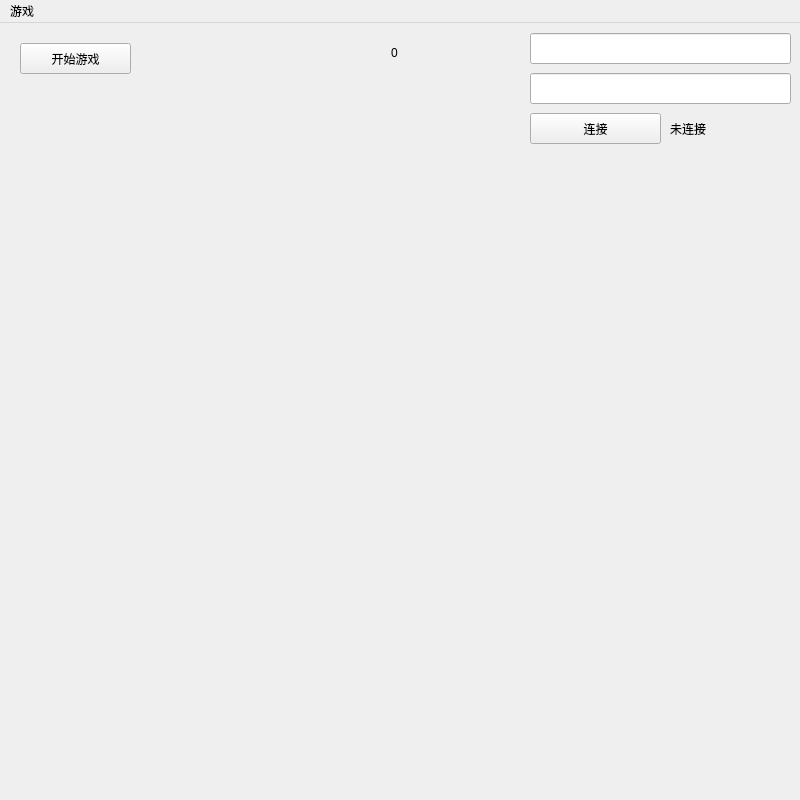
<?xml version="1.0" encoding="UTF-8"?>
<ui version="4.0">
 <class>MainWindow</class>
 <widget class="QMainWindow" name="MainWindow">
  <property name="geometry">
   <rect>
    <x>0</x>
    <y>0</y>
    <width>800</width>
    <height>800</height>
   </rect>
  </property>
  <property name="windowTitle">
   <string>MainWindow</string>
  </property>
  <widget class="QWidget" name="centralwidget">
   <widget class="QLineEdit" name="ipEdit">
    <property name="geometry">
     <rect>
      <x>530</x>
      <y>10</y>
      <width>261</width>
      <height>31</height>
     </rect>
    </property>
   </widget>
   <widget class="QLineEdit" name="portEdit">
    <property name="geometry">
     <rect>
      <x>530</x>
      <y>50</y>
      <width>261</width>
      <height>31</height>
     </rect>
    </property>
   </widget>
   <widget class="QPushButton" name="btnConnect">
    <property name="geometry">
     <rect>
      <x>530</x>
      <y>90</y>
      <width>131</width>
      <height>31</height>
     </rect>
    </property>
    <property name="text">
     <string>连接</string>
    </property>
   </widget>
   <widget class="QLabel" name="connectionStatus">
    <property name="geometry">
     <rect>
      <x>670</x>
      <y>90</y>
      <width>121</width>
      <height>31</height>
     </rect>
    </property>
    <property name="text">
     <string>未连接</string>
    </property>
   </widget>
   <widget class="QPushButton" name="btnStartGame">
    <property name="geometry">
     <rect>
      <x>20</x>
      <y>20</y>
      <width>111</width>
      <height>31</height>
     </rect>
    </property>
    <property name="text">
     <string>开始游戏</string>
    </property>
   </widget>
   <widget class="QLabel" name="scoreLabel">
    <property name="geometry">
     <rect>
      <x>360</x>
      <y>20</y>
      <width>69</width>
      <height>19</height>
     </rect>
    </property>
    <property name="text">
     <string>0</string>
    </property>
    <property name="alignment">
     <set>Qt::AlignCenter</set>
    </property>
   </widget>
  </widget>
  <widget class="QMenuBar" name="menubar">
   <property name="geometry">
    <rect>
     <x>0</x>
     <y>0</y>
     <width>800</width>
     <height>24</height>
    </rect>
   </property>
   <widget class="QMenu" name="menuGame">
    <property name="title">
     <string>游戏</string>
    </property>
    <addaction name="actionStart"/>
    <addaction name="actionRestart"/>
    <addaction name="separator"/>
    <addaction name="actionExit"/>
    <addaction name="separator"/>
   </widget>
   <addaction name="menuGame"/>
  </widget>
  <action name="actionExit">
   <property name="text">
    <string>退出</string>
   </property>
  </action>
  <action name="actionStart">
   <property name="text">
    <string>开始</string>
   </property>
  </action>
  <action name="actionRestart">
   <property name="text">
    <string>重新开始</string>
   </property>
  </action>
 </widget>
 <resources/>
 <connections/>
</ui>
